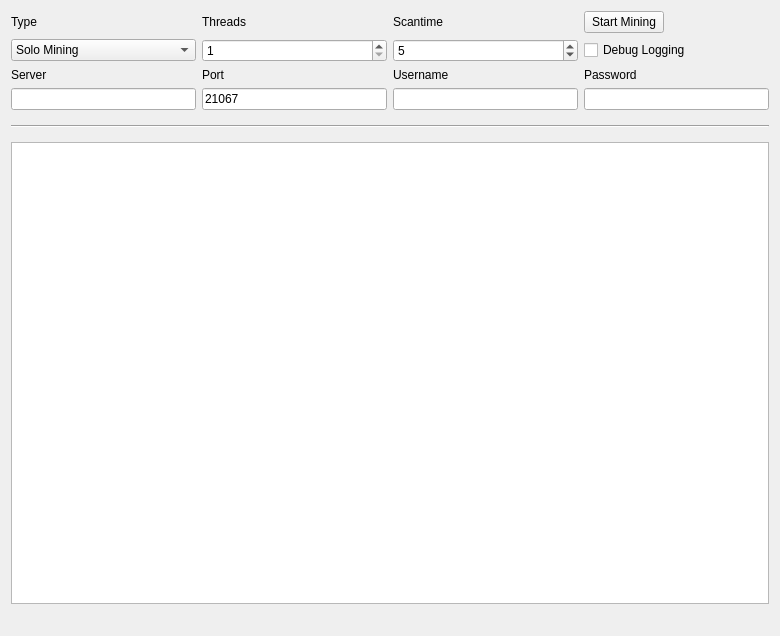
<?xml version="1.0" encoding="UTF-8"?>
<ui version="4.0">
 <class>MiningPage</class>
 <widget class="QWidget" name="MiningPage">
  <property name="geometry">
   <rect>
    <x>0</x>
    <y>0</y>
    <width>780</width>
    <height>636</height>
   </rect>
  </property>
  <property name="windowTitle">
   <string>Mining</string>
  </property>
  <layout class="QGridLayout" name="gridLayout">
   <property name="sizeConstraint">
    <enum>QLayout::SetMaximumSize</enum>
   </property>
   <item row="7" column="1">
    <widget class="QLineEdit" name="serverLine">
     <property name="enabled">
      <bool>true</bool>
     </property>
    </widget>
   </item>
   <item row="6" column="3">
    <widget class="QLabel" name="usernameLabel">
     <property name="enabled">
      <bool>true</bool>
     </property>
     <property name="text">
      <string>Username</string>
     </property>
    </widget>
   </item>
   <item row="6" column="1">
    <widget class="QLabel" name="serverLabel">
     <property name="enabled">
      <bool>true</bool>
     </property>
     <property name="text">
      <string>Server</string>
     </property>
    </widget>
   </item>
   <item row="7" column="3">
    <widget class="QLineEdit" name="usernameLine">
     <property name="enabled">
      <bool>true</bool>
     </property>
     <property name="text">
      <string/>
     </property>
    </widget>
   </item>
   <item row="6" column="4">
    <widget class="QLabel" name="passwordLabel">
     <property name="enabled">
      <bool>true</bool>
     </property>
     <property name="text">
      <string>Password</string>
     </property>
    </widget>
   </item>
   <item row="6" column="2">
    <widget class="QLabel" name="portLabel">
     <property name="enabled">
      <bool>true</bool>
     </property>
     <property name="text">
      <string>Port</string>
     </property>
    </widget>
   </item>
   <item row="3" column="4">
    <widget class="QPushButton" name="startButton">
     <property name="sizePolicy">
      <sizepolicy hsizetype="Fixed" vsizetype="Fixed">
       <horstretch>0</horstretch>
       <verstretch>0</verstretch>
      </sizepolicy>
     </property>
     <property name="text">
      <string>Start Mining</string>
     </property>
    </widget>
   </item>
   <item row="8" column="1" colspan="4">
    <widget class="Line" name="line">
     <property name="sizePolicy">
      <sizepolicy hsizetype="Minimum" vsizetype="Fixed">
       <horstretch>0</horstretch>
       <verstretch>0</verstretch>
      </sizepolicy>
     </property>
     <property name="minimumSize">
      <size>
       <width>0</width>
       <height>20</height>
      </size>
     </property>
     <property name="orientation">
      <enum>Qt::Horizontal</enum>
     </property>
    </widget>
   </item>
   <item row="13" column="1" colspan="4">
    <widget class="QListWidget" name="list">
     <property name="autoScrollMargin">
      <number>100000</number>
     </property>
     <property name="dragDropMode">
      <enum>QAbstractItemView::DragOnly</enum>
     </property>
     <property name="selectionMode">
      <enum>QAbstractItemView::NoSelection</enum>
     </property>
     <property name="movement">
      <enum>QListView::Snap</enum>
     </property>
     <property name="batchSize">
      <number>10</number>
     </property>
    </widget>
   </item>
   <item row="14" column="1" colspan="2">
    <widget class="QLabel" name="shareCount">
     <property name="font">
      <font>
       <pointsize>10</pointsize>
       <weight>75</weight>
       <bold>true</bold>
      </font>
     </property>
     <property name="text">
      <string/>
     </property>
    </widget>
   </item>
   <item row="3" column="3">
    <widget class="QLabel" name="scantimeLabel">
     <property name="enabled">
      <bool>true</bool>
     </property>
     <property name="layoutDirection">
      <enum>Qt::LeftToRight</enum>
     </property>
     <property name="text">
      <string>Scantime</string>
     </property>
    </widget>
   </item>
   <item row="3" column="2">
    <widget class="QLabel" name="threadsLabel">
     <property name="enabled">
      <bool>true</bool>
     </property>
     <property name="text">
      <string>Threads</string>
     </property>
    </widget>
   </item>
   <item row="4" column="4">
    <widget class="QCheckBox" name="debugCheckBox">
     <property name="text">
      <string>Debug Logging</string>
     </property>
    </widget>
   </item>
   <item row="3" column="1">
    <widget class="QLabel" name="typeLabel">
     <property name="text">
      <string>Type</string>
     </property>
    </widget>
   </item>
   <item row="4" column="2">
    <widget class="QSpinBox" name="threadsBox">
     <property name="enabled">
      <bool>true</bool>
     </property>
     <property name="minimum">
      <number>1</number>
     </property>
     <property name="maximum">
      <number>99</number>
     </property>
     <property name="singleStep">
      <number>1</number>
     </property>
    </widget>
   </item>
   <item row="4" column="1">
    <widget class="QComboBox" name="typeBox">
     <property name="editable">
      <bool>false</bool>
     </property>
     <property name="currentIndex">
      <number>0</number>
     </property>
     <item>
      <property name="text">
       <string>Solo Mining</string>
      </property>
     </item>
     <item>
      <property name="text">
       <string>Pool Mining</string>
      </property>
     </item>
    </widget>
   </item>
   <item row="4" column="3">
    <widget class="QSpinBox" name="scantimeBox">
     <property name="enabled">
      <bool>true</bool>
     </property>
     <property name="minimum">
      <number>1</number>
     </property>
     <property name="value">
      <number>5</number>
     </property>
    </widget>
   </item>
   <item row="7" column="2">
    <widget class="QLineEdit" name="portLine">
     <property name="enabled">
      <bool>true</bool>
     </property>
     <property name="text">
      <string>21067</string>
     </property>
     <property name="value" stdset="0">
      <number>9332</number>
     </property>
    </widget>
   </item>
   <item row="7" column="4">
    <widget class="QLineEdit" name="passwordLine">
     <property name="enabled">
      <bool>true</bool>
     </property>
    </widget>
   </item>
   <item row="14" column="3" colspan="2">
    <widget class="QLabel" name="mineSpeedLabel">
     <property name="sizePolicy">
      <sizepolicy hsizetype="Preferred" vsizetype="Preferred">
       <horstretch>0</horstretch>
       <verstretch>0</verstretch>
      </sizepolicy>
     </property>
     <property name="font">
      <font>
       <pointsize>10</pointsize>
       <weight>75</weight>
       <bold>true</bold>
      </font>
     </property>
     <property name="text">
      <string/>
     </property>
     <property name="alignment">
      <set>Qt::AlignRight|Qt::AlignTrailing|Qt::AlignVCenter</set>
     </property>
    </widget>
   </item>
  </layout>
 </widget>
 <layoutdefault spacing="6" margin="11"/>
 <tabstops>
  <tabstop>startButton</tabstop>
  <tabstop>typeBox</tabstop>
  <tabstop>threadsBox</tabstop>
  <tabstop>scantimeBox</tabstop>
  <tabstop>serverLine</tabstop>
  <tabstop>portLine</tabstop>
  <tabstop>usernameLine</tabstop>
  <tabstop>passwordLine</tabstop>
  <tabstop>debugCheckBox</tabstop>
  <tabstop>list</tabstop>
 </tabstops>
 <resources/>
 <connections/>
</ui>
